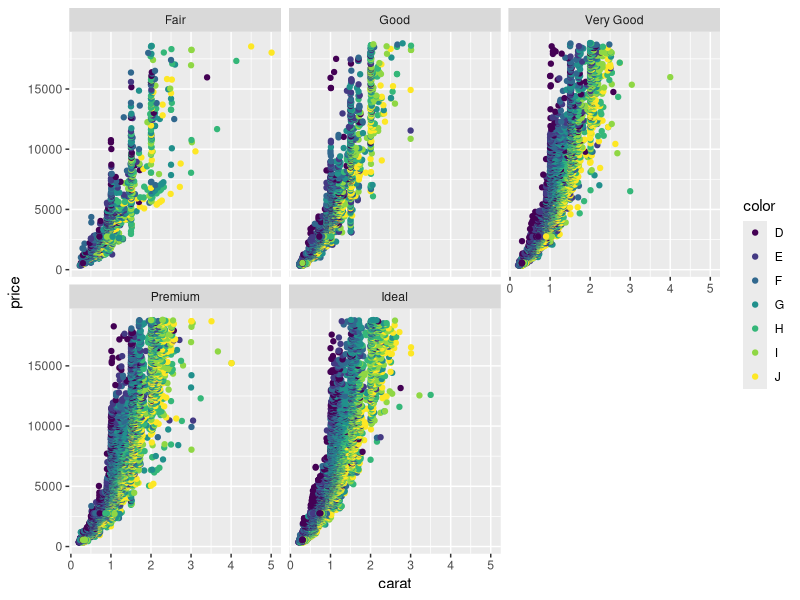
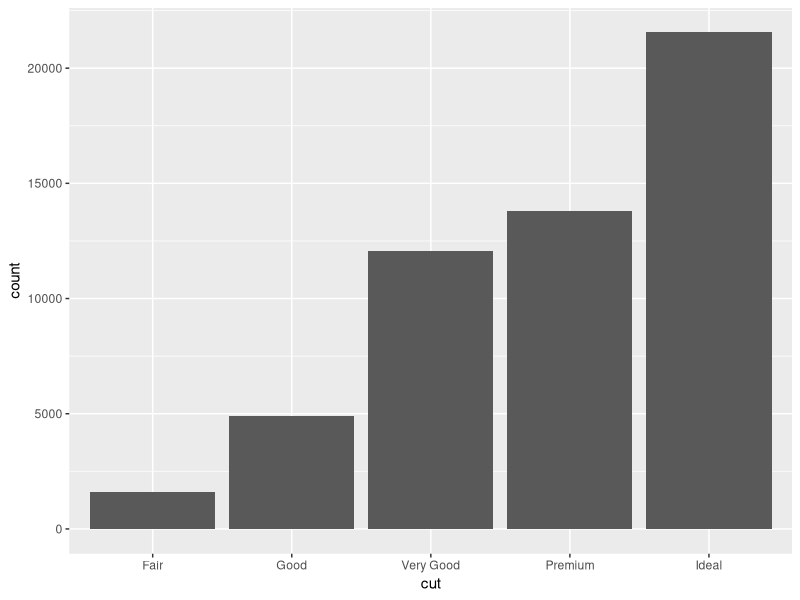
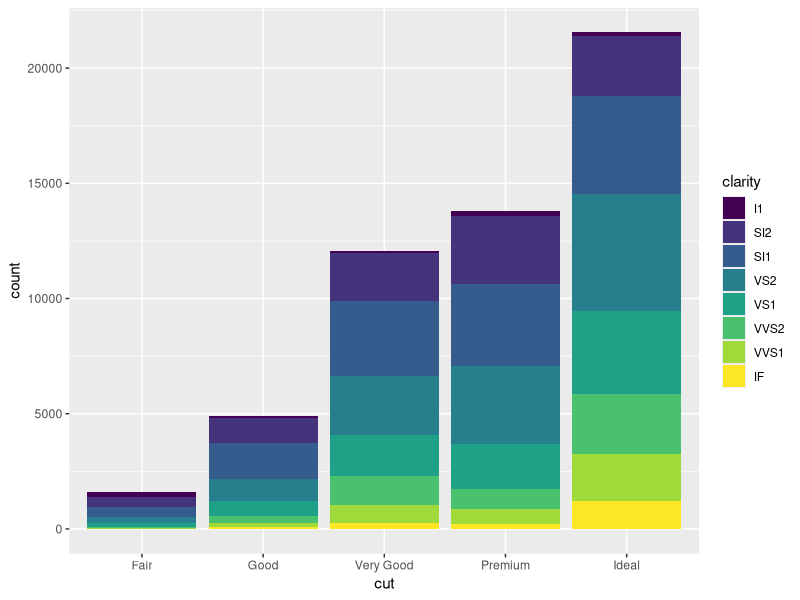
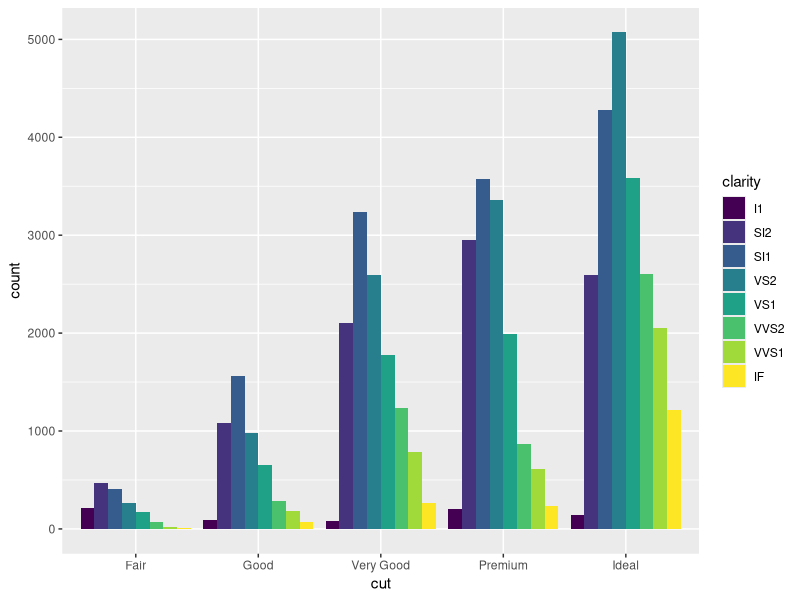
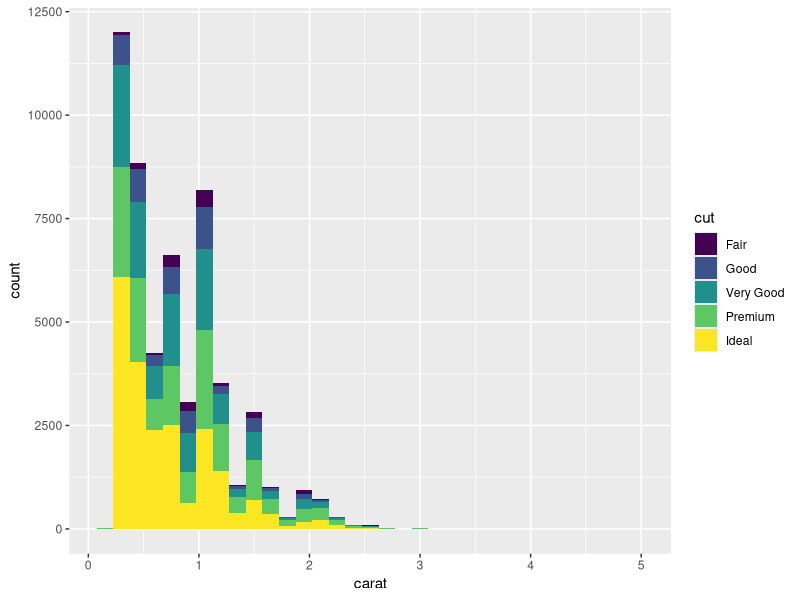
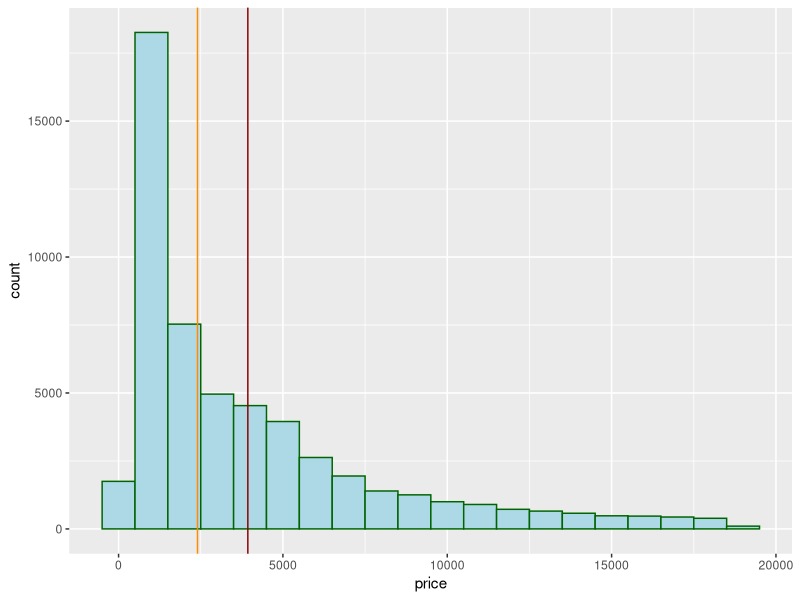
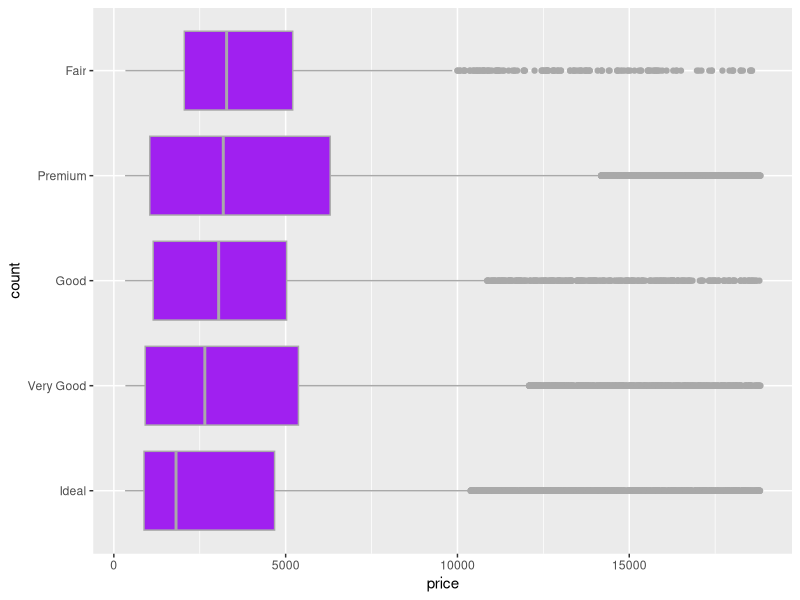
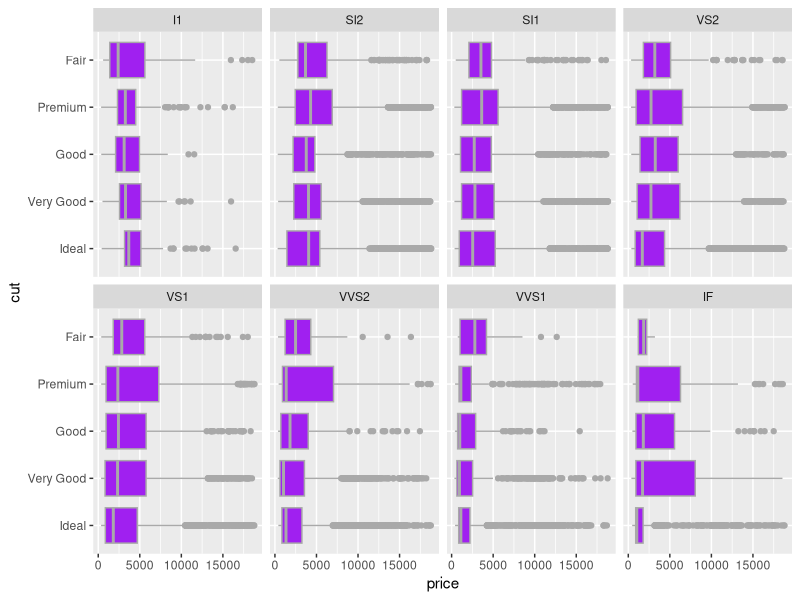

Source code (R) for these figures, in order: (Note: this script raises an error after producing the figures.)
## ---- chunk 1
knitr::opts_chunk$set(echo = TRUE)
## ---- chunk 2
library(ggplot2)
str(diamonds)
## ---- chunk 3
diamond.plot <- ggplot(data=diamonds, aes(x=carat, y=price, colour = color))
diamond.plot + geom_point() + facet_wrap(~cut)
## ---- chunk 4
ggplot(diamonds, aes(x = cut)) + geom_bar()
## ---- chunk 5
ggplot(diamonds, aes(x = cut, fill = clarity)) + geom_bar()
## ---- chunk 6
ggplot(diamonds, aes(x = cut, fill = clarity)) +
  geom_bar(position = "dodge")
## ---- chunk 7
ggplot(diamonds, aes(x = carat, fill = cut)) +
geom_histogram(binwidth = 0.15 )
## ---- chunk 8
ggplot(diamonds, aes(x = price)) +
  geom_histogram(binwidth = 1000, fill = "lightblue", color ="darkgreen" ) +
  geom_vline(aes(xintercept = mean(price)), color="darkred") +
  geom_vline(aes(xintercept = median(price)), color="darkorange")
## ---- chunk 9
ggplot(data = diamonds,
    aes(x = reorder(cut, price, FUN = median), y = price)) +
  geom_boxplot(color = "darkgrey", fill = "purple") +
  coord_flip() +
  labs(x = "count", y="price")
## ---- chunk 10
ggplot(data = diamonds,
    aes(x = reorder(cut, price, FUN = median), y = price)) +
  geom_boxplot(color = "darkgrey", fill = "purple") +
  coord_flip() +
  labs(x = "cut", y="price") +
  facet_wrap(~factor(clarity), nrow = 2)
## ---- chunk 11
diamonds.median <- aggregate(formula = price ~ color + cut, 
                             data = diamonds, FUN = median)
str(diamonds.median)
## ---- chunk 12
ggplot(diamonds.median, aes(color, cut)) +
  geom_raster(aes(fill = price)) +
  labs(title = "Heatmap for the median price of the diamonds")
## ---- chunk 13
diamonds.median2 <- aggregate(formula = price ~ color + cut + clarity, 
                              data = diamonds, FUN = median)
str(diamonds.median2)

## ---- chunk 14
ggplot(diamonds.median2, aes(color, cut)) +
  geom_raster(aes(fill = price)) +
  facet_wrap(~factor(clarity), nrow = 2) +
  labs(title = "Heatmap for the median price of the diamonds")
## ---- chunk 15
# generate 1000000 random variables from two normal distributions
x <- rnorm(1000000, mean = 0, sd = 1)
y <- rnorm(1000000, mean = 3, sd = 2)

# create a data frame
norm_df <- data.frame(value = c(x, y), norm = rep(c("x", "y"), each = 1000000))

# plot the densities
ggplot(data = norm_df, aes(x = value, fill = norm)) + 
  geom_density(alpha = 0.50) +
  labs(x = "Value", y = "Density", 
       title = "Normal probability density functions")+
  theme_bw() +
  scale_fill_discrete(name = "",
                      breaks = c("x", "y"),
                      labels = c("Normal(0, 1)", "Normal(3, 2)"))

